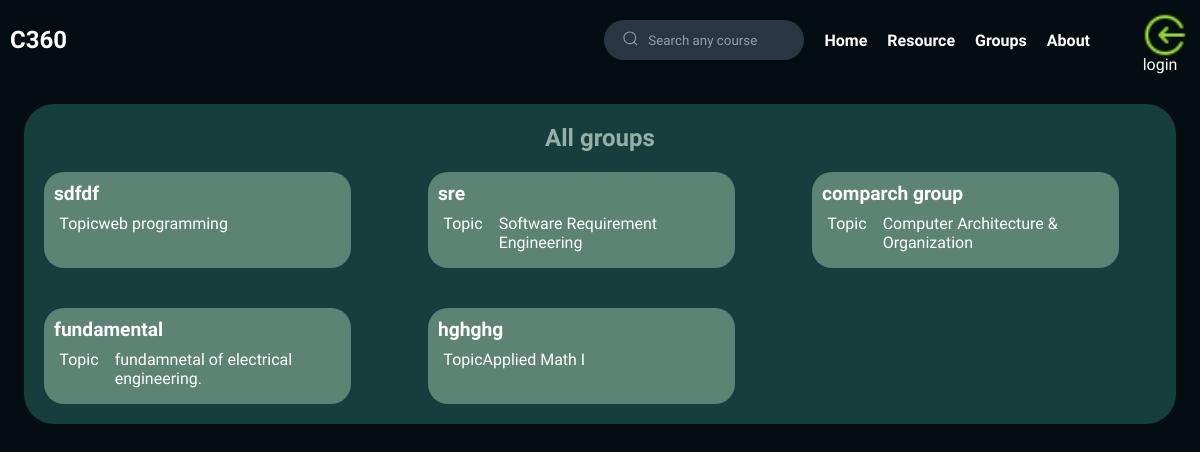
/allgroup/ (signed in), run on an earlier commit of the app's database.
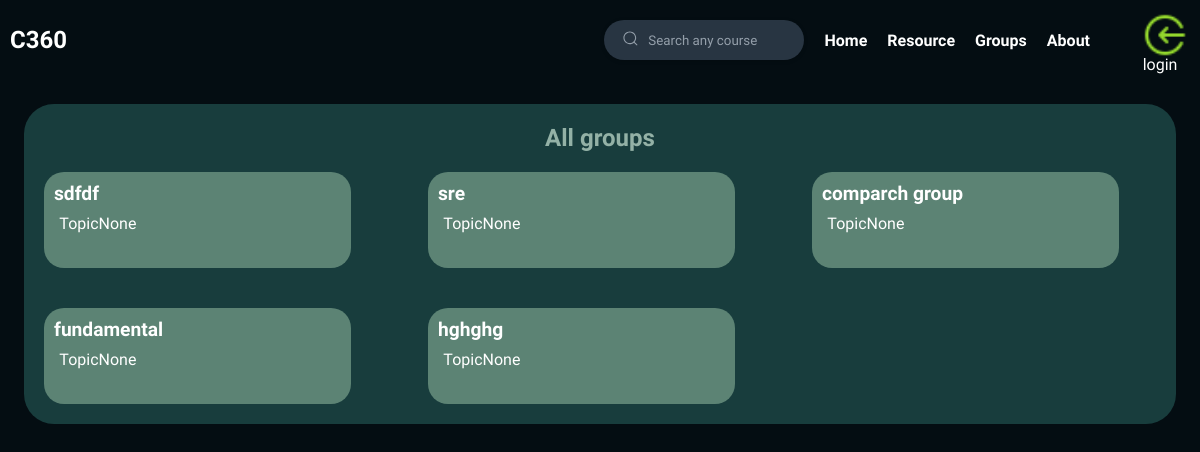
And on a later commit of the database.
### groupapp/models.py (models this page shows, shortened)
class group(models.Model):
    host = models.ForeignKey(myusers, on_delete=models.SET_NULL, null=True)
    topic = models.ForeignKey(course, on_delete=models.SET_NULL, null=True)
    name = models.CharField(max_length=200)
    description = models.TextField(null=True, blank=True)
    participants = models.ManyToManyField(
        myusers, related_name='participants', blank=True)
    updated = models.DateTimeField(auto_now=True)
    created = models.DateTimeField(auto_now_add=True)
    class Meta:
        ordering = ['-updated', '-created']

### resource/models.py (models this page shows, shortened)
class course(models.Model):
    name = models.CharField("Name", max_length=200)
    description =models.TextField()
    resource= models.ManyToManyField(resource)
    crh = models.IntegerField()
    rating = models.IntegerField()
    couree_type1 = "Mandatory"
    course_type2 = 'Elective'
    course_type3 = 'Free-Elective'
    course_typechoice = [
        (couree_type1, "Mandatory"),
        (course_type2, 'Elective'),
        (course_type3, 'Free-Elective')
    ]
    course_type = models.CharField(max_length=200, choices=course_typechoice,default=couree_type1)
    def __str__(self):
        return self.name

### groupapp/views.py (the view)
@login_required(login_url='login')
def all_group(request):
    groups = group.objects.all()
    context = {'groups':groups}
    return render(request, 'groupapp/all_group.html', context)

### groupapp/templates/groupapp/all_group.html (shortened to what this page needs)
{% extends 'main.html' %}
{% block content %}
{% load static %}
<div class="fresh-con">
    <h3 id="fresh-head">All groups
    </h3>
    <div class="cources-con">
      {% for group in groups %}
      <div class="course-con">
        <div class="c-name"><a style="color: #fff; text-decoration: none;" href="{% url 'group_page' group_id=group.id %}">{{group.name}}</a></div>
            <div class="l-n-c">
              <div class="l-n-c-l">
                <div><p>Topic</p></div>
                <div><small> {{group.topic}}</small></div>
              </div>
            </div>
      </div>
       {% endfor %}
    </div>
  </div>
{% endblock content %}

What changed in the data, as far as the page shows it:
changed group "sdfdf": topic "web programming" → "None"
changed group "sre": topic "Software Requirement Engineering" → "None"
changed group "comparch group": topic "Computer Architecture & Organization" → "None"
changed group "fundamental": topic "fundamnetal of electrical engineering." → "None"
changed group "hghghg": topic "Applied Math I" → "None"
